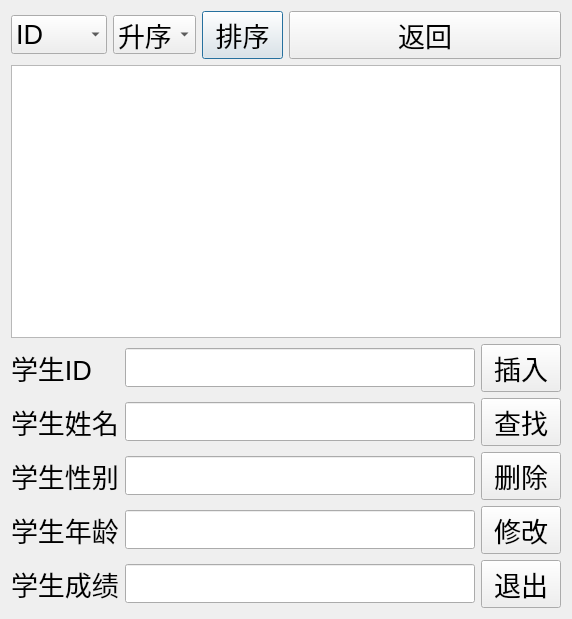
<?xml version="1.0" encoding="UTF-8"?>
<ui version="4.0">
 <class>Dialog</class>
 <widget class="QDialog" name="Dialog">
  <property name="geometry">
   <rect>
    <x>0</x>
    <y>0</y>
    <width>572</width>
    <height>619</height>
   </rect>
  </property>
  <property name="font">
   <font>
    <pointsize>20</pointsize>
   </font>
  </property>
  <property name="windowTitle">
   <string>学生管理系统</string>
  </property>
  <layout class="QVBoxLayout" name="verticalLayout">
   <item>
    <layout class="QHBoxLayout" name="horizontalLayout_2">
     <item>
      <layout class="QHBoxLayout" name="horizontalLayout">
       <item>
        <widget class="QComboBox" name="id_combox">
         <item>
          <property name="text">
           <string>ID</string>
          </property>
         </item>
         <item>
          <property name="text">
           <string>score</string>
          </property>
         </item>
        </widget>
       </item>
       <item>
        <widget class="QComboBox" name="way_combox">
         <item>
          <property name="text">
           <string>升序</string>
          </property>
         </item>
         <item>
          <property name="text">
           <string>降序</string>
          </property>
         </item>
        </widget>
       </item>
       <item>
        <widget class="QPushButton" name="sort_button">
         <property name="text">
          <string>排序</string>
         </property>
        </widget>
       </item>
      </layout>
     </item>
     <item>
      <widget class="QPushButton" name="return_button">
       <property name="text">
        <string>返回</string>
       </property>
      </widget>
     </item>
    </layout>
   </item>
   <item>
    <widget class="QTableView" name="tableView"/>
   </item>
   <item>
    <layout class="QGridLayout" name="gridLayout">
     <item row="0" column="0">
      <widget class="QLabel" name="label">
       <property name="text">
        <string>学生ID</string>
       </property>
      </widget>
     </item>
     <item row="0" column="1">
      <widget class="QLineEdit" name="id_edit"/>
     </item>
     <item row="0" column="2">
      <widget class="QPushButton" name="insert_button">
       <property name="text">
        <string>插入</string>
       </property>
      </widget>
     </item>
     <item row="1" column="0">
      <widget class="QLabel" name="label_2">
       <property name="text">
        <string>学生姓名</string>
       </property>
      </widget>
     </item>
     <item row="1" column="1">
      <widget class="QLineEdit" name="name_edit"/>
     </item>
     <item row="1" column="2">
      <widget class="QPushButton" name="search_button">
       <property name="text">
        <string>查找</string>
       </property>
      </widget>
     </item>
     <item row="2" column="0">
      <widget class="QLabel" name="label_3">
       <property name="text">
        <string>学生性别</string>
       </property>
      </widget>
     </item>
     <item row="2" column="1">
      <widget class="QLineEdit" name="sex_edit"/>
     </item>
     <item row="2" column="2">
      <widget class="QPushButton" name="delete_button">
       <property name="text">
        <string>删除</string>
       </property>
      </widget>
     </item>
     <item row="3" column="0">
      <widget class="QLabel" name="label_4">
       <property name="text">
        <string>学生年龄</string>
       </property>
      </widget>
     </item>
     <item row="3" column="1">
      <widget class="QLineEdit" name="age_edit"/>
     </item>
     <item row="3" column="2">
      <widget class="QPushButton" name="alter_button">
       <property name="text">
        <string>修改</string>
       </property>
      </widget>
     </item>
     <item row="4" column="0">
      <widget class="QLabel" name="label_5">
       <property name="text">
        <string>学生成绩</string>
       </property>
      </widget>
     </item>
     <item row="4" column="1">
      <widget class="QLineEdit" name="score_edit"/>
     </item>
     <item row="4" column="2">
      <widget class="QPushButton" name="quit_button">
       <property name="text">
        <string>退出</string>
       </property>
      </widget>
     </item>
    </layout>
   </item>
  </layout>
 </widget>
 <resources/>
 <connections>
  <connection>
   <sender>quit_button</sender>
   <signal>clicked()</signal>
   <receiver>Dialog</receiver>
   <slot>close()</slot>
   <hints>
    <hint type="sourcelabel">
     <x>543</x>
     <y>583</y>
    </hint>
    <hint type="destinationlabel">
     <x>572</x>
     <y>593</y>
    </hint>
   </hints>
  </connection>
 </connections>
 <slots>
  <slot>slot1()</slot>
 </slots>
</ui>
